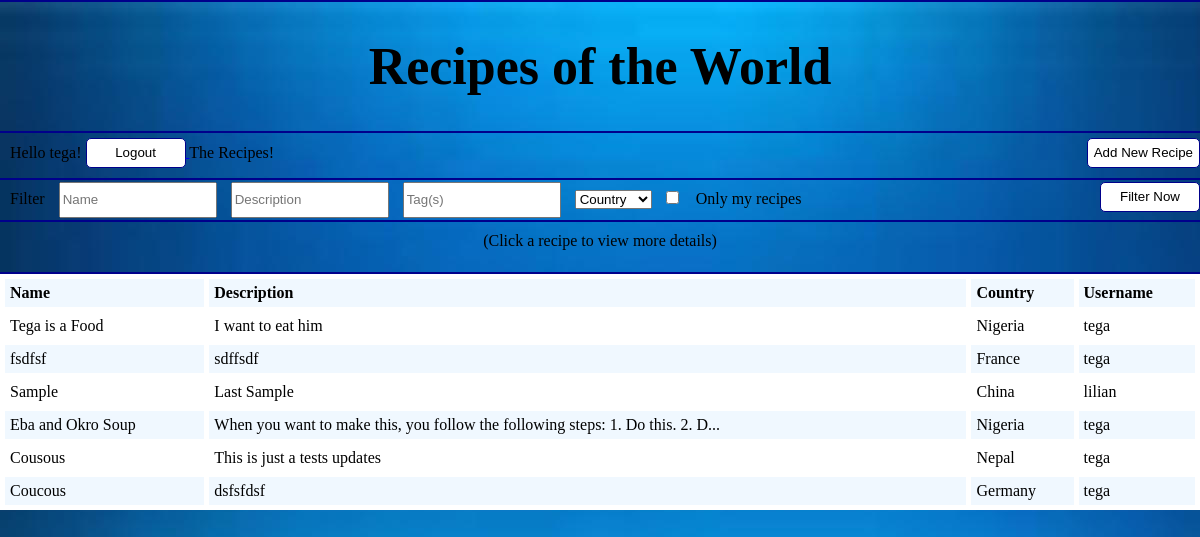
/index.php (signed in), run on the app's committed database.
### tables this page shows
CREATE TABLE `recipes` (
  `id` int(11) NOT NULL AUTO_INCREMENT,
  `name` varchar(250) NOT NULL,
  `description` varchar(10000) NOT NULL,
  `country` varchar(250) NOT NULL,
  `userID` int(11) NOT NULL,
  `date_added` timestamp NULL DEFAULT NULL,
  `photo` varchar(200) DEFAULT NULL,
  PRIMARY KEY (`id`),
  KEY `FK_recipes_userID` (`userID`),
  CONSTRAINT `FK_recipes_userID` FOREIGN KEY (`userID`) REFERENCES `users` (`id`)
);

CREATE TABLE `users` (
  `id` int(11) NOT NULL AUTO_INCREMENT,
  `username` varchar(45) NOT NULL,
  `password` varchar(200) NOT NULL,
  `is_admin` tinyint(1) NOT NULL DEFAULT '0' COMMENT '1 means the person is an admin while 0 means the person is not an admin',
  `country` varchar(45) DEFAULT NULL,
  PRIMARY KEY (`id`)
);

### classes/DBConnection.php (called while the page is built, shortened)
<?php
class DBConnection
{
    public function getDBConnection()
    {
        $db_host = '127.0.0.1';
        $db_login = 'root';
        $db_password = '';
        $db_name = 'recipe_db';
        $mysqli = new mysqli($db_host,$db_login,$db_password,$db_name);
        if ($mysqli->connect_errno) {
            die("There was an error connecting to the database");
        } else {
            return $mysqli;
        }
    }
    public function getMultipleResultSet($sql)
    {
        $resultSet = [];
        $mysqli = $this->getDBConnection();
        $result = $mysqli->query($sql);
        if (!empty($result) && $result->num_rows != 0) {
            while ($row = $result->fetch_assoc()) {
                $resultSet[] = $row;
            }
        }
        return $resultSet;
    }
}

### classes/Recipe.php (called while the page is built, shortened)
<?php
require_once 'DBConnection.php';
require_once 'Util.php';
class Recipe
{
    public function getAllRecipes()
    {
        $db = new DBConnection();
        $sql = "SELECT
                    r.id AS recipe_id,
                    r.name AS recipe_name,
                    r.description,
                    r.country,
                    users.username
                FROM recipes r
                LEFT JOIN users ON (users.id = r.userID)
                ORDER BY date_added DESC";
        return $db->getMultipleResultSet($sql);
    }
}

### classes/Util.php (called while the page is built, shortened)
<?php
class Util
{
    public function encryptPK($id)
    {
        $id = $id * 138628;
        $id = $id + 789;
        return $id * 93;
    }
}

### index.php (the view, shortened to what this page needs)
<?php
require_once 'classes/Recipe.php';
require_once 'classes/Util.php';
$recipe = new Recipe();
$util = new Util();
$recipes = array();
if (isset($_GET['name']) || isset($_GET['description']) || isset($_GET['tags']) || isset($_GET['country']) || isset($_GET['only_mine'])) {
    $name = isset($_GET['name']) ? $_GET['name'] : "";
    $description = isset($_GET['description']) ? $_GET['description'] : "";
    $tags = isset($_GET['tags']) ? $_GET['tags'] : "";
    $country = isset($_GET['country']) ? $_GET['country'] : "";
    $onlyMine = isset($_GET['only_mine']) && $_GET['only_mine'] == "on" ? 1 : 0;
    $recipes = $recipe->getFilteredRecipes($name, $description, $tags, $country, $onlyMine);
} else {
    $recipes = $recipe->getAllRecipes();
}
?>
<!DOCTYPE html>
<html>
    <head>
        <?php include_once('meta.php'); ?>
    </head>
    <body>
        <?php include_once('header.php'); ?>
        <section id="section1">
            <?php if (!isset($_SESSION['is_logged_in'])) {
                ?>
                <form method="post" id="login-form" action="login.php">
                    <input type="text" id="username" name="username" placeholder="Username" required/>
                    <input type="password" id="password" name="password" required/>
                    <button type="submit" name="Login" id="Login">Login</button>
                </form>
                <a href="register.php" id="register-link">
                    <button>Register</button>
                </a>
                <?php
            } else {
                echo "Hello " . htmlentities($_SESSION['username']) . "!      ";
                ?>
                <a href="logout.php">
                    <button type="button" name="Logout" id="Logout">Logout</button>
                </a>
                <?php
            }?>
            The Recipes!
            <?php if (isset($_SESSION['is_logged_in'])) {
                if ($_SESSION['admin'] == 0) {
                    ?>
                    <a href="add_recipe.php" id="new-recipe-link">
                        <button>Add New Recipe</button>
                    </a>
                    <?php
                } else {
                    ?>
                    <a href="settings.php" id="new-recipe-link">
                        <button>Admin Settings</button>
                    </a>
                    <?php
                }
            } ?>
        </section>
        <section id="section2">
            <form method="get" id="filter-form">
                <span>Filter</span>
                <input type="text" id="name" name="name" placeholder="Name" value="<?php if(isset($_GET['name'])) {echo $_GET['name'];} ?>"/>
                <input type="text" id="descriptions" name="description" placeholder="Description" value="<?php if(isset($_GET['description'])) {echo $_GET['description'];} ?>"/>
                <input type="text" id="tags" name="tags" placeholder="Tag(s)" value="<?php if(isset($_GET['tags'])) {echo $_GET['tags'];} ?>"/>
                <select name="country" id="country">
                    <option value="">Country</option>
                </select>
                <?php if (isset($_SESSION['is_logged_in']) && $_SESSION['admin'] == 0) {
                    ?>
                    <input type="checkbox" name="only_mine" id="only-mine" <?php if (isset($_GET['only_mine']) && $_GET['only_mine'] == "on") {echo "checked";} ?>/>
                    <label for="only-mine" id="label-for-only-recipes">Only my recipes</label>
                    <?php
                } ?>
                <button name="filter" id="filter" type="submit">Filter Now</button>
            </form>
        </section>
        <section id="section3">
            <div id="instruction">(Click a recipe to view more details)</div>
        </section>
        <section id="section4">
            <table width="100%" cellpadding="5" cellspacing="5" id="recipe-list">
                <tr align="left" class="alternate">
                    <th>Name</th>
                    <th>Description</th>
                    <th>Country</th>
                    <th>Username</th>
                </tr>
                <?php
                $i = 0;
                foreach ($recipes as $line) {
                    ?>
                        <tr class="<?php echo $i % 2 == 0 ? '' : 'alternate'; ?>">
                            <td>
                                <a class="no-decorate" href="view_recipe.php?recipe_id=<?php echo $util->encryptPK($line['recipe_id']); ?>">
                                    <?php echo $line['recipe_name'];?>
                                </a>
                            </td>
                            <td>
                                <a class="no-decorate" href="view_recipe.php?recipe_id=<?php echo $util->encryptPK($line['recipe_id']); ?>">
                                    <?php echo strlen($line['description']) > 80 ? "<span class='ellipsis'>" . substr($line['description'],0,80)."...</span>" : $line['description']; ?>
                                </a>
                            </td>
                            <td>
                                <a class="no-decorate" href="view_recipe.php?recipe_id=<?php echo $util->encryptPK($line['recipe_id']); ?>">
                                    <?php echo $line['country'];?>
                                </a>
                            </td>
                            <td>
                                <a class="no-decorate" href="view_recipe.php?recipe_id=<?php echo $util->encryptPK($line['recipe_id']); ?>">
                                    <?php echo $line['username'];?>
                                </a>
                            </td>
                        </tr>
                    <?php
                    $i++;
                }
                ?>
            </table>
        </section>
    </body>
</html>

### style.css (style rules this page uses)
body { background-image: url("bg.jpg"); font-family: "Trebuchet MS"; width: 100%; margin: 0; }
section { min-height: 40px; }
#section2 { border-bottom: 2px solid darkblue; }
#section3 { border-bottom: 2px solid darkblue; }
#section1 { padding-top: 5px; padding-left: 10px; border-bottom: 2px solid darkblue; }
#new-recipe-link { display: inline-block; float: right; }
input[type=text], input[type=password] { width: 150px; height: 30px; }
button { min-width: 100px; height: 30px; border: 1px solid darkblue; border-radius: 5px; background-color: white; }
#section2 #filter-form * { margin-left: 10px; margin-top: 2px; margin-bottom: auto; display: inline-block; }
#label-for-only-recipes { margin-left: 0px; }
#section2 #filter-form #filter { float: right; }
#section3 #instruction { text-align: center; margin-top: 10px; }
#section4 #recipe-list { background-color: white; }
.alternate { background-color: aliceblue; }
.no-decorate { text-decoration: none; color: inherit; }
.ellipsis { overflow: hidden; white-space: nowrap; text-overflow: ellipsis; }

### data on the page
recipes: name "Tega is a Food", description "I want to eat him", country "Nigeria", userID.username "tega"
recipes: name "fsdfsf", description "sdffsdf", country "France", userID.username "tega"
recipes: name "Sample", description "Last Sample", country "China", userID.username "lilian"
recipes: name "Eba and Okro Soup", description "When you want to make this, you follow the following steps: 1. Do this. 2. D", country "Nigeria", userID.username "tega"
recipes: name "Cousous", description "This is just a tests updates", country "Nepal", userID.username "tega"
recipes: name "Coucous", description "dsfsfdsf", country "Germany", userID.username "tega"

### other printed values
$_SESSION['username'] "tega"
